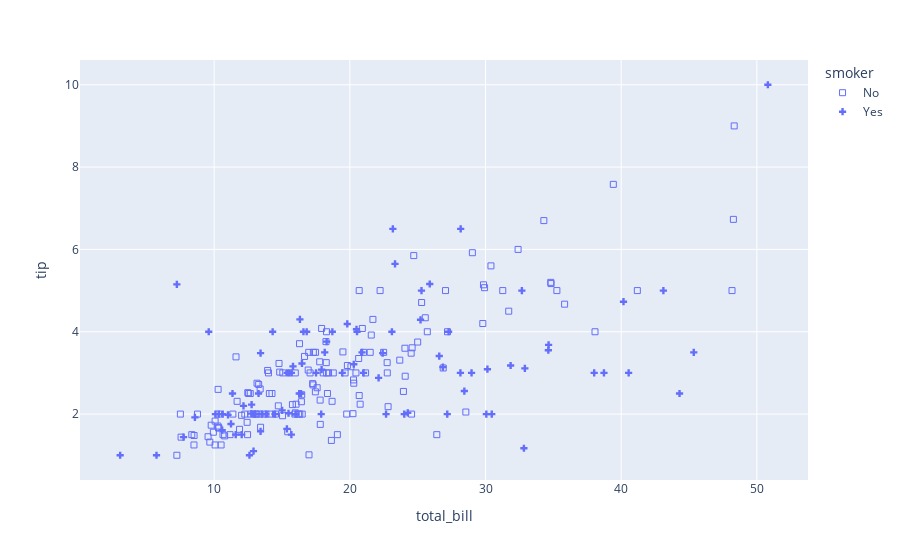

The cell this chart's notebook holds for it:
### Markdown cell above
## Custom symbol

### Code cell
# Showing how much tipc is given accoring to total bill by smoker and non-smoker
scatterplot = px.scatter(
    data_frame=tips,
    x="total_bill",
    y="tip",
    symbol="smoker",
#     symbol_sequence=[3,'square-open'],                        # set marker symbols
    symbol_map={"No": "square-open" ,"Yes":3},    
#      size_max=13,
)

pio.show(scatterplot)

### Figure 1 — Plotly figure (JSON) as saved in the notebook; plotly's stock layout.template omitted (floating-point values rounded to 4 significant figures; data arrays with more than 128 entries replaced by an {"elided": "..."} marker saying what was removed)
{"data": [{"hovertemplate": "smoker=No<br>total_bill=%{x}<br>tip=%{y}<extra></extra>", "legendgroup": "No", "marker": {"color": "#636efa", "symbol": "square-open"}, "mode": "markers", "name": "No", "orientation": "v", "showlegend": true, "type": "scatter", "x": {"elided": "151 float values"}, "xaxis": "x", "y": {"elided": "151 float values"}, "yaxis": "y"}, {"hovertemplate": "smoker=Yes<br>total_bill=%{x}<br>tip=%{y}<extra></extra>", "legendgroup": "Yes", "marker": {"color": "#636efa", "symbol": 3}, "mode": "markers", "name": "Yes", "orientation": "v", "showlegend": true, "type": "scatter", "x": [38.01, 11.24, 20.29, 13.81, 11.02, 18.29, 3.07, 15.01, 26.86, 25.28, 17.92, 19.44, 32.68, 28.97, 5.75, 16.32, 40.17, 27.28, 12.03, 21.01, 11.35, 15.38, 44.3, 22.42, 15.36, 20.49, 25.21, 14.31, 16, 17.51, 10.59, 10.63, 50.81, 15.81, 7.25, 31.85, 16.82, 32.9, 17.89, 14.48, 9.6, 34.63, 34.65, 23.33, 45.35, 23.17, 40.55, 20.9, 30.46, 18.15, 23.1, 15.69, 19.81, 28.44, 15.48, 16.58, 10.34, 43.11, 13, 13.51, 18.71, 12.74, 13, 16.4, 20.53, 16.47, 26.59, 38.73, 24.27, 12.76, 30.06, 25.89, 13.27, 28.17, 12.9, 28.15, 11.59, 7.74, 30.14, 12.16, 13.42, 8.58, 13.42, 16.27, 10.09, 22.12, 24.01, 15.69, 15.53, 12.6, 32.83, 27.18, 22.67], "xaxis": "x", "y": [3, 1.76, 3.21, 2, 1.98, 3.76, 1, 2.09, 3.14, 5, 3.08, 3, 5, 3, 1, 4.3, 4.73, 4, 1.5, 3, 2.5, 3, 2.5, 3.48, 1.64, 4.06, 4.29, 4, 2, 3, 1.61, 2, 10, 3.16, 5.15, 3.18, 4, 3.11, 2, 2, 4, 3.55, 3.68, 5.65, 3.5, 6.5, 3, 3.5, 2, 3.5, 4, 1.5, 4.19, 2.56, 2.02, 4, 2, 5, 2, 2, 4, 2.01, 2, 2.5, 4, 3.23, 3.41, 3, 2.03, 2.23, 2, 5.16, 2.5, 6.5, 1.1, 3, 1.5, 1.44, 3.09, 2.2, 3.48, 1.92, 1.58, 2.5, 2, 2.88, 2, 3, 3, 1, 1.17, 2, 2], "yaxis": "y"}], "layout": {"autosize": true, "legend": {"title": {"text": "smoker"}, "tracegroupgap": 0}, "margin": {"t": 60}, "xaxis": {"anchor": "y", "autorange": true, "domain": [0, 1], "range": [-0.2272, 54.11], "title": {"text": "total_bill"}, "type": "linear"}, "yaxis": {"anchor": "x", "autorange": true, "domain": [0, 1], "range": [0.3619, 10.64], "title": {"text": "tip"}, "type": "linear"}}}
